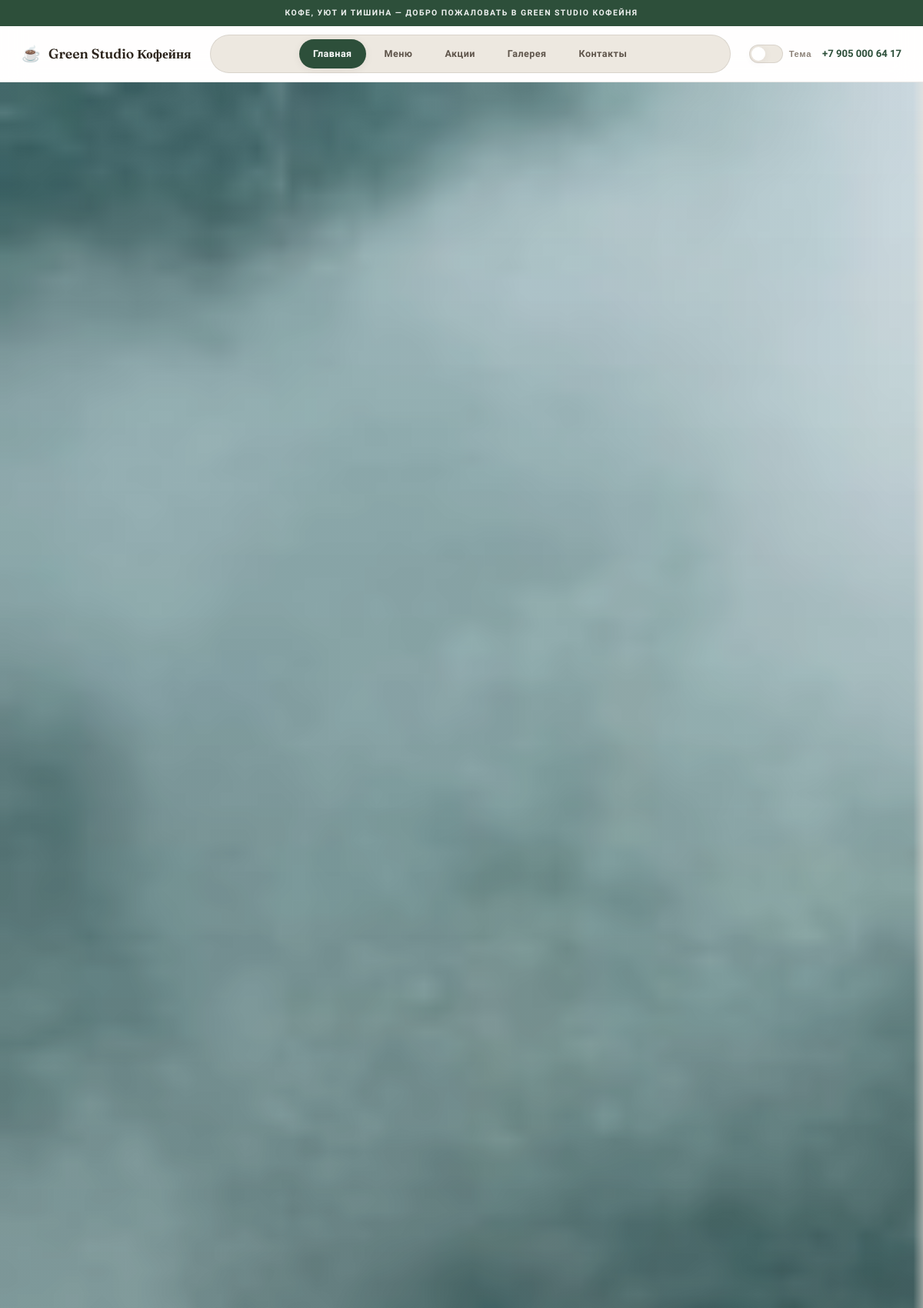
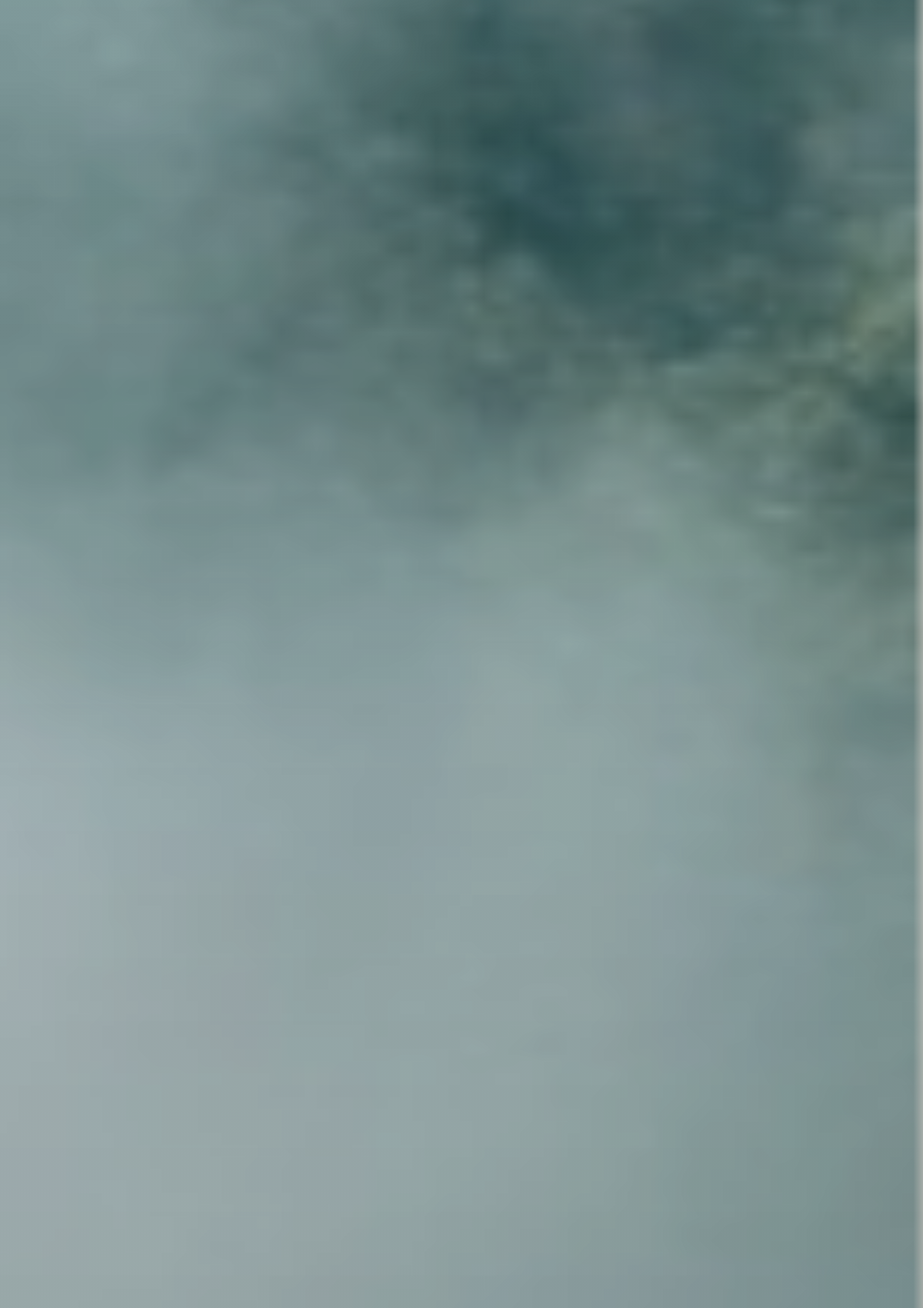
The page / (upper part) on the database its author committed (2 pictures, top to bottom).
### main/models.py (models this page shows, shortened)
class SiteSettings(models.Model):
    site_name = models.CharField('Название', max_length=120, default='Green Studio Кофейня')
    topbar_text = models.CharField(
        'Текст в шапке',
        max_length=220,
        default='Кофе, уют и тишина — добро пожаловать в Green Studio Кофейня',
    )
    phone = models.CharField('Телефон', max_length=30, default='+7 905 000 64 17')
    address_name = models.CharField('Название в футере', max_length=100, default='Green Studio Кофейня')
    address_street = models.CharField('Адрес', max_length=200, default='ул. Артема 151, этаж 2')
    hours_weekday = models.CharField('Будни', max_length=80, default='Пн – Пт: 9:00 – 21:00')
    hours_weekend = models.CharField('Выходные', max_length=80, default='Сб – Вс: 10:00 – 20:00')
    footer_tagline = models.CharField('Слоган футера', max_length=120, default='С любовью на Артема 151')
    hero_tagline = models.CharField('Тег на главном экране', max_length=120, default='С любовью на Артема 151')
    hero_title_line1 = models.CharField('Заголовок hero, строка 1', max_length=80, default='Место, где')
    hero_title_line2 = models.CharField('Заголовок hero, строка 2', max_length=80, default='всё продумано')
    updated_at = models.DateTimeField('Обновлено', auto_now=True)
    class Meta:
        verbose_name = 'Настройки сайта'
        verbose_name_plural = 'Настройки сайта'
    @classmethod
    def get_solo(cls):
        obj, _ = cls.objects.get_or_create(pk=1)
        return obj
    @property
    def phone_href(self):
        digits = ''.join(c for c in self.phone if c.isdigit())
        if digits.startswith('8'):
            digits = '7' + digits[1:]
        return f'+{digits}'

class SiteImage(models.Model):
    KEY_CHOICES = [
        ('hero', 'Главная — фон'),
        ('about', 'О студии — фон'),
    ]
    key = models.CharField('Раздел', max_length=20, choices=KEY_CHOICES, unique=True)
    image = models.ImageField('Изображение', upload_to='site/')
    alt_text = models.CharField('Alt-текст', max_length=200, blank=True)
    updated_at = models.DateTimeField('Обновлено', auto_now=True)
    class Meta:
        verbose_name = 'Изображение страницы'
        verbose_name_plural = 'Изображения страниц'

### main/views.py (the view)
# urls.py: 2. Add a URL to urlpatterns:  path('', views.home, name='home')
def home(request):
    return render(request, 'main/home.html', {
        'site_images': _site_images(),
        'popular_items': (
            MenuItem.objects.filter(is_available=True, is_popular=True)
            .prefetch_related('tags', 'promotions')[:4]
        ),
    })

### main/context_processors.py (called while the page is built)
def build_seo_keywords():
    settings = SiteSettings.get_solo()
    tag_names = MenuTag.objects.order_by('name').values_list('name', flat=True)
    base_words = [
        settings.site_name,
        'кофейня',
        'десерты',
        'меню',
        settings.address_street,
    ]
    seen = set()
    keywords = []
    for word in base_words:
        key = word.lower()
        if key not in seen:
            seen.add(key)
            keywords.append(word)
    for name in tag_names:
        key = name.lower()
        if key not in seen:
            seen.add(key)
            keywords.append(name)
    return ', '.join(keywords)

def site_settings(request):
    if request.path.startswith('/panel/') or request.path.startswith('/admin/'):
        return {'site_settings': SiteSettings.get_solo()}
    settings = SiteSettings.get_solo()
    return {
        'site_settings': settings,
        'seo_keywords': build_seo_keywords(),
        'seo_description': (
            f'{settings.site_name} — кофе, десерты и уютная атмосфера. '
            f'{settings.address_street}. Тел. {settings.phone}.'
        ),
        'api_base_url': django_settings.API_BASE_URL,
    }

### main/models.py (called while the page is built)
    def get_active_promotion(self):
        return self.promotions.filter(is_active=True).order_by('order').first()

    def get_effective_price(self):
        if self.sale_price is not None:
            return self.sale_price
        promo = self.get_active_promotion()
        if promo and promo.discount_percent:
            discounted = self.price * (1 - promo.discount_percent / Decimal('100'))
            return discounted.quantize(Decimal('1'), rounding=ROUND_HALF_UP)
        return self.price

### main/views.py (called while the page is built)
def _site_images():
    return {img.key: img for img in SiteImage.objects.all()}

### main/templates/main/home.html (shortened to what this page needs)
{% extends 'main/base.html' %}
{% load static %}
{% block content %}
<section class="hero" id="hero">
    <div class="hero__sticky">
        <div class="hero__frame">
            <div class="hero__bg">
                <img
                    src="{% if site_images.hero %}{{ site_images.hero.image.url }}{% else %}{% static 'images/gallery/hero.png' %}{% endif %}"
                    alt="{% if site_images.hero %}{{ site_images.hero.alt_text|default:'Green Studio' }}{% else %}Green Studio — атмосфера студии{% endif %}"
                    class="hero__image"
                >
                <div class="hero__overlay"></div>
            </div>
        </div>
    </div>
</section>
{% endblock %}

### main/templates/main/base.html (shortened to what this page needs)
{% load static %}
<!DOCTYPE html>
<html lang="ru" data-theme="light">
<head>
    <link rel="stylesheet" href="{% static 'css/style.css' %}?v=41">
</head>
<body class="site-body theme-light">
    <header class="site-header" id="siteHeader">
        <div class="site-header__ribbon">
            <p>{{ site_settings.topbar_text }}</p>
        </div>
        <div class="site-header__bar">
            <a href="{% url 'home' %}" class="site-header__logo">
                <span class="site-header__logo-icon" aria-hidden="true">☕</span>
                <span class="site-header__logo-text">{{ site_settings.site_name }}</span>
            </a>
            <nav class="site-nav" id="siteNav" aria-label="Основная навигация">
                <a href="{% url 'home' %}" class="site-nav__link{% if request.resolver_match.url_name == 'home' %} is-active{% endif %}">Главная</a>
                <a href="{% url 'menu' %}" class="site-nav__link{% if request.resolver_match.url_name == 'menu' %} is-active{% endif %}">Меню</a>
                <a href="{% url 'promotions' %}" class="site-nav__link{% if request.resolver_match.url_name == 'promotions' %} is-active{% endif %}">Акции</a>
                <a href="{% url 'gallery' %}" class="site-nav__link{% if request.resolver_match.url_name == 'gallery' %} is-active{% endif %}">Галерея</a>
                <a href="{% url 'contacts' %}" class="site-nav__link{% if request.resolver_match.url_name == 'contacts' %} is-active{% endif %}">Контакты</a>
            </nav>
            <div class="site-header__actions">
                <button type="button" class="theme-switch" data-theme-toggle aria-label="Тёмная тема" aria-pressed="false">
                    <span class="theme-switch__track">
                        <span class="theme-switch__thumb"></span>
                    </span>
                    <span class="theme-switch__label">Тема</span>
                </button>
                <a href="tel:{{ site_settings.phone_href }}" class="site-header__phone">{{ site_settings.phone }}</a>
            </div>
        </div>
    </header>
    <div class="site-scroll" id="siteScroll">
        <main class="site-main">
            {% block content %}{% endblock %}
        </main>
    </div>
</body>
</html>

### rows shown on the page
SiteSettings: topbar_text "КОФЕ, УЮТ И ТИШИНА — ДОБРО ПОЖАЛОВАТЬ В GREEN STUDIO КОФЕЙНЯ", site_name "Green Studio Кофейня", phone "+7 905 000 64 17"
SiteImage: hero.image (picture)
